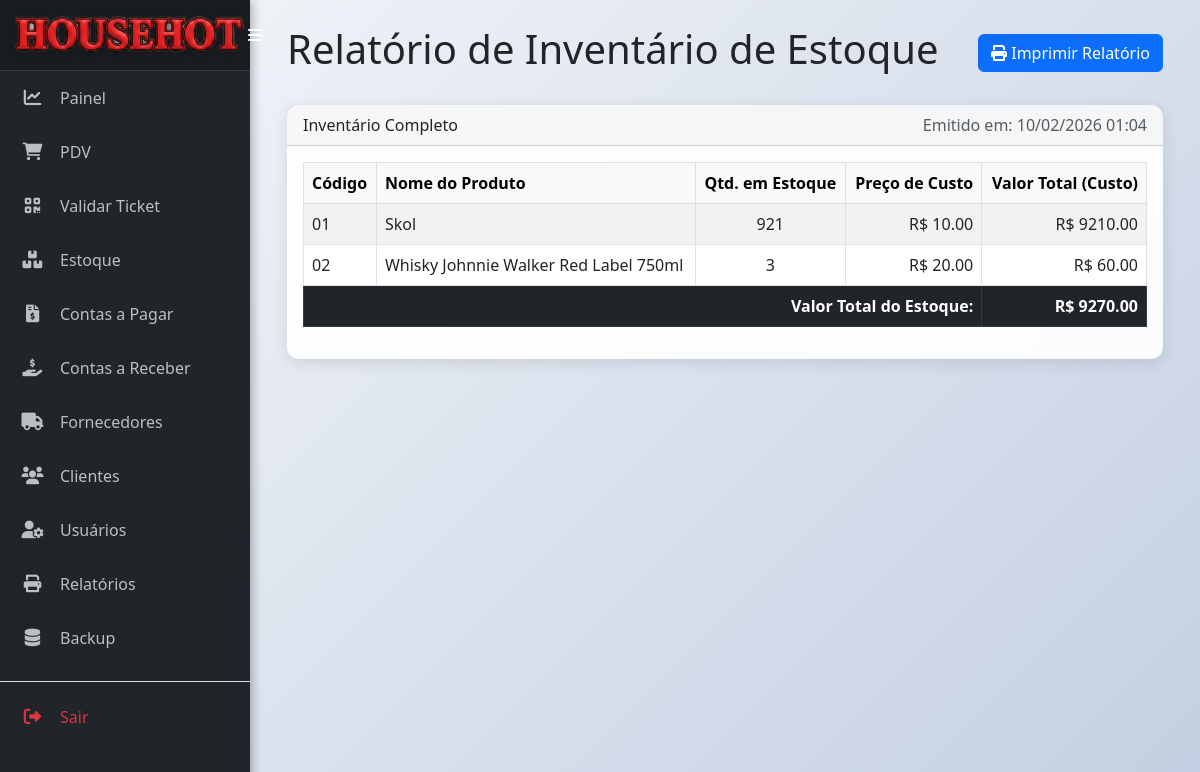
Before: /relatorio/estoque (signed in) with the older database file.
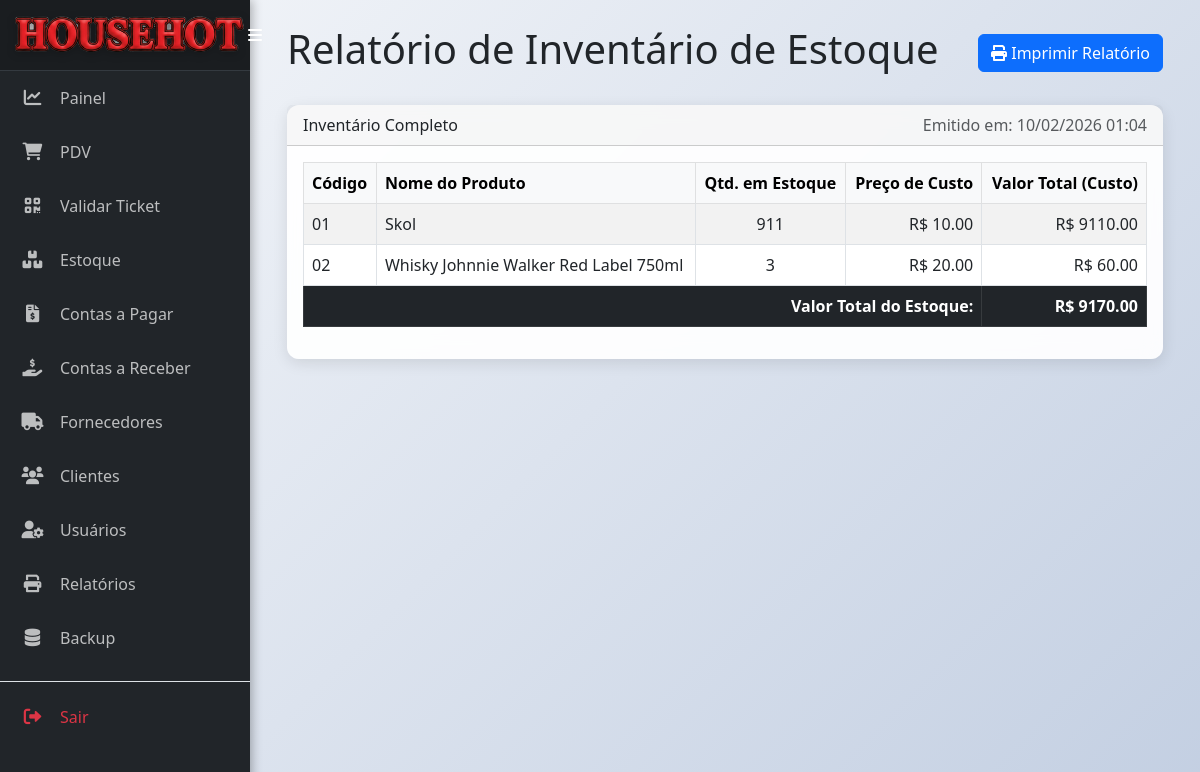
After: the same page with the newer database file.
### models.py (models this page shows)
class Produto(db.Model):
    __tablename__ = 'produto'
    id = db.Column(db.Integer, primary_key=True)
    codigo = db.Column(db.String(50), nullable=False, unique=True)
    nome = db.Column(db.String(100), nullable=False)
    categoria = db.Column(db.String(50))
    preco_custo = db.Column(db.Float, nullable=False)
    preco_venda = db.Column(db.Float, nullable=False)
    quantidade_estoque = db.Column(db.Integer, nullable=False, default=0)
    estoque_minimo = db.Column(db.Integer, default=5)
    data_fabricacao = db.Column(db.Date, nullable=True)
    data_vencimento = db.Column(db.Date, nullable=True)
    fornecedor_id = db.Column(db.Integer, db.ForeignKey('fornecedor.id'), nullable=False)
    movimentacoes = db.relationship('MovimentacaoEstoque', backref='produto', lazy=True)
    tickets = db.relationship('Ticket', backref='produto', lazy=True)

### app.py (the view)
@app.route('/relatorio/estoque')
@login_required
def relatorio_estoque():
    produtos = Produto.query.order_by(Produto.nome.asc()).all()
    valor_total_estoque = sum(p.quantidade_estoque * p.preco_custo for p in produtos)
    return render_template('relatorio_estoque.html', produtos=produtos, valor_total_estoque=valor_total_estoque, data_emissao=datetime.now())

### app.py (called while the page is built)
@app.context_processor
def inject_datetime():
    return {'modules': {'datetime': datetime, 'date': date, 'timedelta': timedelta}}

def login_required(f):
    @wraps(f)
    def decorated_function(*args, **kwargs):
        if 'logged_in' not in session or 'user_id' not in session:
            session.clear()
            flash('A sua sessão é inválida. Por favor, faça login novamente.', 'warning')
            return redirect(url_for('login'))
        return f(*args, **kwargs)
    return decorated_function

### templates/relatorio_estoque.html (shortened to what this page needs)
{% extends 'base.html' %}
{% block content %}
<div class="d-flex justify-content-between align-items-center mb-4 no-print">
    <h1>Relatório de Inventário de Estoque</h1>
    <button onclick="window.print()" class="btn btn-primary">
        <i class="fas fa-print"></i> Imprimir Relatório
    </button>
</div>
<div class="card">
    <div class="card-header">
        <div class="d-flex justify-content-between">
            <span>Inventário Completo</span>
            <span class="text-muted">Emitido em: {{ data_emissao.strftime('%d/%m/%Y %H:%M') }}</span>
        </div>
    </div>
    <div class="card-body">
        <table class="table table-striped table-bordered">
            <thead class="table-light">
                <tr>
                    <th>Código</th>
                    <th>Nome do Produto</th>
                    <th class="text-center">Qtd. em Estoque</th>
                    <th class="text-end">Preço de Custo</th>
                    <th class="text-end">Valor Total (Custo)</th>
                </tr>
            </thead>
            <tbody>
                {% for produto in produtos %}
                <tr>
                    <td>{{ produto.codigo }}</td>
                    <td>{{ produto.nome }}</td>
                    <td class="text-center">{{ produto.quantidade_estoque }}</td>
                    <td class="text-end">R$ {{ "%.2f"|format(produto.preco_custo) }}</td>
                    <td class="text-end">R$ {{ "%.2f"|format(produto.quantidade_estoque * produto.preco_custo) }}</td>
                </tr>
                {% else %}
                <tr>
                    <td colspan="5" class="text-center text-muted">Nenhum produto em estoque.</td>
                </tr>
                {% endfor %}
            </tbody>
            <tfoot>
                <tr class="table-dark">
                    <td colspan="4" class="text-end"><strong>Valor Total do Estoque:</strong></td>
                    <td class="text-end"><strong>R$ {{ "%.2f"|format(valor_total_estoque) }}</strong></td>
                </tr>
            </tfoot>
        </table>
    </div>
</div>
{% endblock %}

### templates/base.html (shortened to what this page needs)
<!DOCTYPE html>
<html lang="pt-br">
<head>
    <link href="https://cdn.jsdelivr.net/npm/bootstrap@5.3.0/dist/css/bootstrap.min.css" rel="stylesheet">
    <link rel="stylesheet" href="https://cdnjs.cloudflare.com/ajax/libs/font-awesome/6.0.0/all.min.css">
    <link rel="stylesheet" href="{{ url_for('static', filename='css/style.css') }}">
</head>
<body>
    <div id="wrapper">
        <nav id="sidebar">
            <div class="sidebar-header d-flex justify-content-between align-items-center">
                <div class="sidebar-logo-container" id="sidebarLogo" style="cursor: pointer;">
                    <img src="{{ url_for('static', filename='img/logo.png') }}" alt="Logo" class="sidebar-logo-img">
                </div>
                <button type="button" id="sidebarCollapse" class="btn btn-link text-white p-0">
                    <i class="fas fa-bars"></i>
                </button>
            </div>
            <ul class="nav flex-column mb-auto">
                <li class="nav-item">
                    <a class="nav-link" href="{{ url_for('index') }}">
                        <i class="fas fa-chart-line"></i> <span>Painel</span>
                    </a>
                </li>
                <li class="nav-item">
                    <a class="nav-link" href="{{ url_for('pdv') }}">
                        <i class="fas fa-shopping-cart"></i> <span>PDV</span>
                    </a>
                </li>
                <li class="nav-item">
                    <a class="nav-link" href="{{ url_for('validar_ticket') }}">
                        <i class="fas fa-qrcode"></i> <span>Validar Ticket</span>
                    </a>
                </li>
                <li class="nav-item">
                    <a class="nav-link" href="{{ url_for('listar_produtos') }}">
                        <i class="fas fa-boxes"></i> <span>Estoque</span>
                    </a>
                </li>
                <li class="nav-item">
                    <a class="nav-link" href="{{ url_for('listar_contas') }}">
                        <i class="fas fa-file-invoice-dollar"></i> <span>Contas a Pagar</span>
                    </a>
                </li>
                <li class="nav-item">
                    <a class="nav-link" href="{{ url_for('listar_contas_receber') }}">
                        <i class="fas fa-hand-holding-usd"></i> <span>Contas a Receber</span>
                    </a>
                </li>
                <li class="nav-item">
                    <a class="nav-link" href="{{ url_for('listar_fornecedores') }}">
                        <i class="fas fa-truck"></i> <span>Fornecedores</span>
                    </a>
                </li>
                <li class="nav-item">
                    <a class="nav-link" href="{{ url_for('listar_clientes') }}">
                        <i class="fas fa-users"></i> <span>Clientes</span>
                    </a>
                </li>
                <li class="nav-item">
                    <a class="nav-link" href="{{ url_for('listar_utilizadores') }}">
                        <i class="fas fa-user-cog"></i> <span>Usuários</span>
                    </a>
                </li>
                <li class="nav-item">
                    <a class="nav-link" href="{{ url_for('relatorios') }}">
                        <i class="fas fa-print"></i> <span>Relatórios</span>
                    </a>
                </li>
                <li class="nav-item">
                    <a class="nav-link" href="{{ url_for('backup') }}">
                        <i class="fas fa-database"></i> <span>Backup</span>
                    </a>
                </li>
                {% if session.get('logged_in') %}
                <li class="nav-item mt-3 border-top pt-2">
                    <a class="nav-link text-danger" href="{{ url_for('logout') }}">
                        <i class="fas fa-sign-out-alt"></i> <span>Sair</span>
                    </a>
                </li>
                {% endif %}
            </ul>
        </nav>
        <div id="content">
            <div class="container-fluid">
                {% block content %}{% endblock %}
            </div>
        </div>
    </div>
</body>
</html>

### static/css/style.css (style rules this page uses)
body { background: linear-gradient(135deg, #f5f7fa 0%, #c3cfe2 100%) !important; background-attachment: fixed; margin: 0; font-family: 'Segoe UI', Tahoma, Geneva, Verdana, sans-serif; min-height: 100vh; overflow-x: hidden; }
#wrapper { display: flex; width: 100%; align-items: stretch; }
#sidebar { min-width: 250px; max-width: 250px; background: #212529; color: #fff; transition: all 0.3s ease-in-out; min-height: 100vh; z-index: 1000; box-shadow: 2px 0 10px rgba(0, 0, 0, 0.3); }
#sidebar .sidebar-header { padding: 15px; background: #1a1d20; border-bottom: 1px solid #343a40; }
.sidebar-logo-img { max-height: 40px; width: auto; filter: drop-shadow(0px 2px 4px rgba(0, 0, 0, 0.2)); }
#sidebar .nav-link { padding: 15px 20px; color: rgba(255, 255, 255, 0.7); display: flex; align-items: center; text-decoration: none; white-space: nowrap; transition: 0.2s; }
#sidebar .nav-link i { font-size: 1.1rem; width: 25px; text-align: center; margin-right: 15px; }
#content { width: 100%; padding: 25px; transition: all 0.3s; min-width: 0; }
.card { border: none; border-radius: 12px; box-shadow: 0 4px 15px rgba(0, 0, 0, 0.1); background-color: rgba(255, 255, 255, 0.92) !important; backdrop-filter: blur(10px); }

Changed rows visible on the page:
changed Produto "Skol": quantidade_estoque "921" → "911"; produto.quantidade_estoque*produto.preco_custo "9210.00" → "9110.00"
Other visible differences:
{{ "%.2f"|format(valor_total_estoque) }}: "9270.00" → "9170.00"
